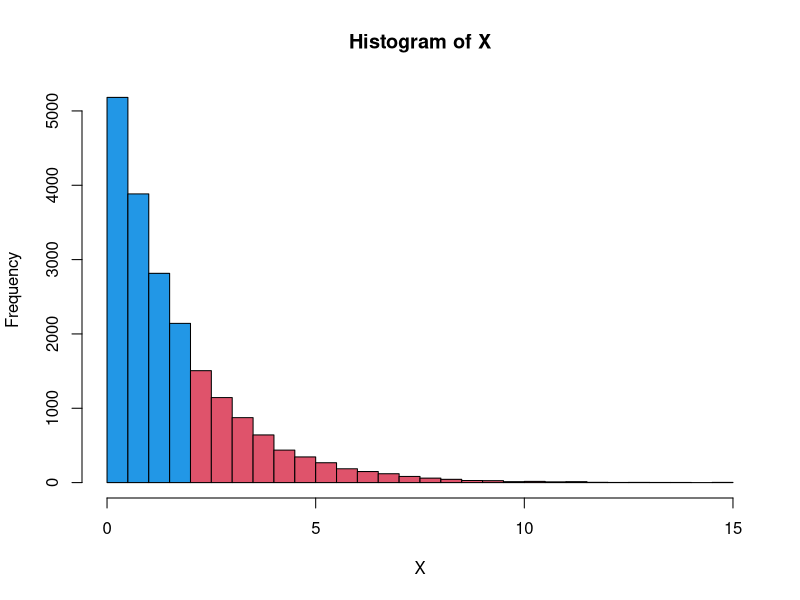

Reproduce this figure in R.
X <- matrix(rexp(20000,0.6), 1000, 20)
hx <- hist(X, breaks=50, plot=FALSE)
plot(hx, col=ifelse(abs(hx$breaks) < 1.669, 4, 2))